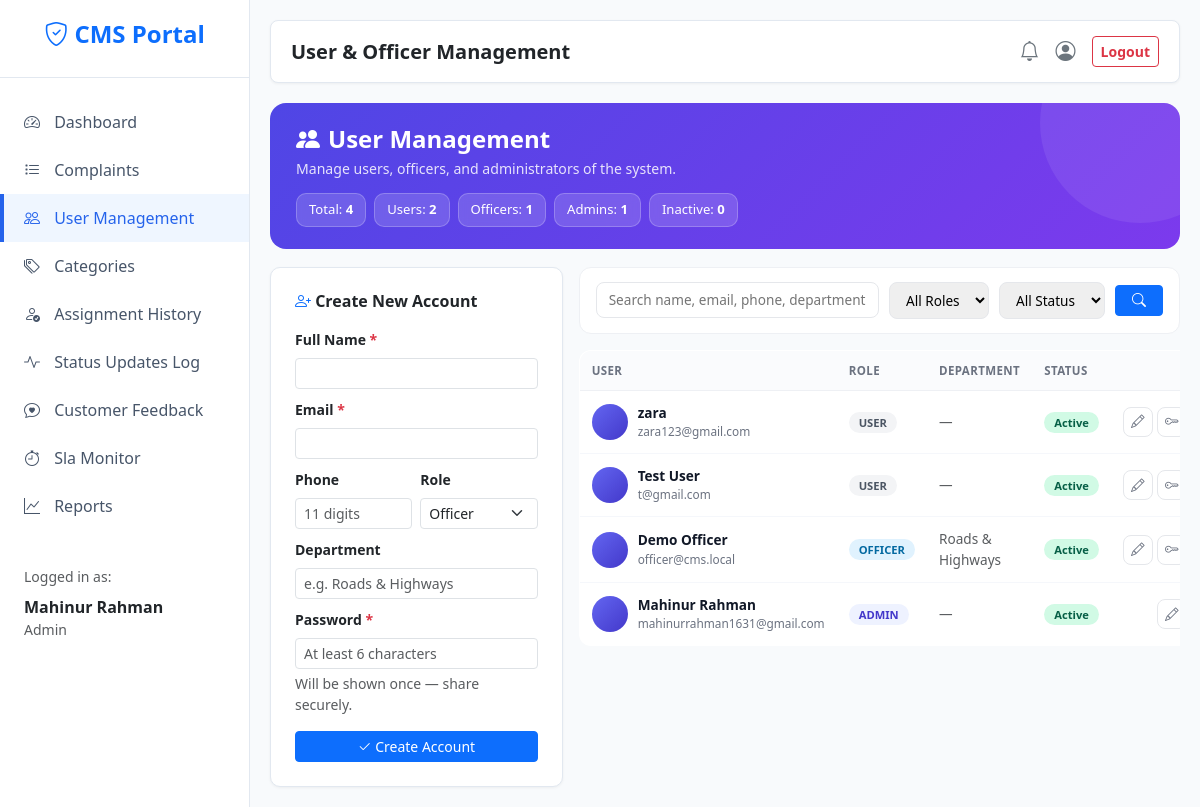
Page /admin/users (signed in) on the committed database.
### models.py (models this page shows, shortened)
class User(db.Model, UserMixin):
    __tablename__ = "users"
    id = db.Column(db.Integer, primary_key=True)
    name = db.Column(db.String(120), nullable=False)
    email = db.Column(db.String(150), unique=True, nullable=False, index=True)
    phone = db.Column(db.String(20))
    address = db.Column(db.String(255))
    password_hash = db.Column(db.String(255), nullable=False)
    role = db.Column(db.String(20), nullable=False, default="user", index=True)
    department = db.Column(db.String(120))
    is_active = db.Column(db.Boolean, nullable=False, default=True)
    created_at = db.Column(db.DateTime, default=datetime.utcnow)
    reset_otp = db.Column(db.String(6), nullable=True)
    otp_expiry = db.Column(db.DateTime, nullable=True)

### app.py (the view, shortened to what this page needs)
@app.route("/admin/users", methods=["GET", "POST"])
@role_required("admin")
def admin_users():
    role_filter = request.args.get("role", "")
    search = request.args.get("q", "").strip()
    status_filter = request.args.get("status", "").strip()
    q = User.query
    if role_filter in ROLES:
        q = q.filter(User.role == role_filter)
    if status_filter == "active":
        q = q.filter(User.is_active.is_(True))
    elif status_filter == "inactive":
        q = q.filter(User.is_active.is_(False))
    users = q.order_by(User.created_at.desc()).all()
    stats = {
        "total": User.query.count(),
        "users": User.query.filter_by(role="user").count(),
        "officers": User.query.filter_by(role="officer", is_active=True).count(),
        "admins": User.query.filter_by(role="admin").count(),
        "inactive": User.query.filter_by(is_active=False).count(),
    }
    return render_template("admin/users.html", users=users,
                           role_filter=role_filter, search=search,
                           status_filter=status_filter, stats=stats)

### app.py (called while the page is built)
@login_manager.user_loader
def load_user(user_id):
    return db.session.get(User, int(user_id))

def role_required(*roles):
    def decorator(fn):
        @wraps(fn)
        @login_required
        def wrapper(*args, **kwargs):
            if current_user.role not in roles:
                abort(403)
            return fn(*args, **kwargs)
        return wrapper
    return decorator

def t(key, **kwargs):
    text = (key or "").replace("_", " ").replace("-", " ").title()
    if kwargs:
        try:
            text = text.format(**kwargs)
        except (KeyError, IndexError):
            pass
    return text

@app.context_processor
def inject_globals():
    unread = 0
    try:
        if current_user.is_authenticated:
            unread = Notification.query.filter_by(user_id=current_user.id, is_read=False).count()
    except Exception:
        unread = 0
    return dict(
        unread_count=unread,
        STATUSES=STATUSES,
        PRIORITIES=PRIORITIES,
        get_sla_status=get_sla_status,
        t=t,
    )

### templates/admin/users.html (shortened to what this page needs)
{% extends "base.html" %}
{% block page_title %}User & Officer Management{% endblock %}
{% block content %}
<div class="um-hero">
  <h4><i class="bi bi-people-fill me-2"></i>User Management</h4>
  <p>Manage users, officers, and administrators of the system.</p>
  <div class="um-stat-chips">
    <div class="um-stat-chip">Total: <strong>{{ stats.total }}</strong></div>
    <div class="um-stat-chip">Users: <strong>{{ stats.users }}</strong></div>
    <div class="um-stat-chip">Officers: <strong>{{ stats.officers }}</strong></div>
    <div class="um-stat-chip">Admins: <strong>{{ stats.admins }}</strong></div>
    <div class="um-stat-chip">Inactive: <strong>{{ stats.inactive }}</strong></div>
  </div>
</div>
<div class="row g-3">
  <div class="col-lg-4">
    <div class="card p-4">
      <h6 class="fw-bold mb-3">
        <i class="bi bi-person-plus text-primary"></i> Create New Account
      </h6>
      <form method="post">
        <div class="mb-2">
          <label class="form-label small fw-semibold">Full Name <span class="text-danger">*</span></label>
          <input type="text" name="name" class="form-control form-control-sm" required minlength="3">
        </div>
        <div class="mb-2">
          <label class="form-label small fw-semibold">Email <span class="text-danger">*</span></label>
          <input type="email" name="email" class="form-control form-control-sm" required>
        </div>
        <div class="row g-2 mb-2">
          <div class="col-6">
            <label class="form-label small fw-semibold">Phone</label>
            <input type="text" name="phone" class="form-control form-control-sm"
                   placeholder="11 digits">
          </div>
          <div class="col-6">
            <label class="form-label small fw-semibold">Role</label>
            <select name="role" class="form-select form-select-sm">
              <option value="officer">Officer</option>
            </select>
          </div>
        </div>
        <div class="mb-2">
          <label class="form-label small fw-semibold">Department</label>
          <input type="text" name="department" class="form-control form-control-sm"
                 placeholder="e.g. Roads & Highways">
        </div>
        <div class="mb-3">
          <label class="form-label small fw-semibold">Password <span class="text-danger">*</span></label>
          <input type="text" name="password" class="form-control form-control-sm"
                 required minlength="6" placeholder="At least 6 characters">
          <div class="form-text">Will be shown once — share securely.</div>
        </div>
        <button class="btn btn-primary btn-sm w-100">
          <i class="bi bi-check2"></i> Create Account
        </button>
      </form>
    </div>
  </div>
  <div class="col-lg-8">
    <form method="get" class="um-filter">
      <input type="text" name="q" value="{{ search }}"
             placeholder="Search name, email, phone, department...">
      <select name="role" onchange="this.form.submit()">
        <option value="">All Roles</option>
      </select>
      <select name="status" onchange="this.form.submit()">
        <option value="">All Status</option>
      </select>
      <button type="submit" class="btn btn-primary btn-sm px-3">
        <i class="bi bi-search"></i>
      </button>
    </form>
    <div class="table-responsive">
      <table class="um-table">
        <thead>
          <tr>
            <th>User</th>
            <th>Role</th>
            <th>Department</th>
            <th>Status</th>
            <th class="text-end">Actions</th>
          </tr>
        </thead>
        <tbody>
          {% for u in users %}
            <tr>
              <td>
                <div class="um-user-cell">
                  <div class="um-avatar">{{ u.initials }}</div>
                  <div>
                    <div class="um-name">{{ u.name }}</div>
                    <div class="um-email">{{ u.email }}</div>
                  </div>
                </div>
              </td>
              <td><span class="um-badge {{ u.role }}">{{ u.role|upper }}</span></td>
              <td class="small text-muted">{{ u.department or '—' }}</td>
              <td>
                <span class="um-badge {{ 'active' if u.is_active else 'inactive' }}">
                  {{ 'Active' if u.is_active else 'Inactive' }}
                </span>
              </td>
              <td class="text-end">
                <div class="d-flex gap-1 justify-content-end">
                  <button type="button" class="um-action-btn"
                          data-bs-toggle="modal" data-bs-target="#editModal{{ u.id }}"
                          title="Edit">
                    <i class="bi bi-pencil"></i>
                  </button>
                  <button type="button" class="um-action-btn"
                          data-bs-toggle="modal" data-bs-target="#resetPwModal{{ u.id }}"
                          title="Reset Password">
                    <i class="bi bi-key"></i>
                  </button>
                </div>
              </td>
            </tr>
          {% endfor %}
        </tbody>
      </table>
    </div>
  </div>
</div>
{% endblock %}

### templates/base.html (shortened to what this page needs)
<!DOCTYPE html>
<html lang="en">
<head>
    <link href="https://cdn.jsdelivr.net/npm/bootstrap@5.3.2/dist/css/bootstrap.min.css" rel="stylesheet">
    <link rel="stylesheet" href="https://cdn.jsdelivr.net/npm/bootstrap-icons@1.11.1/font/bootstrap-icons.css">
</head>
<body>
    <div class="wrapper">
        <nav id="sidebar">
            <div class="sidebar-header">
                <h4 class="fw-bold text-primary"><i class="bi bi-shield-check"></i> CMS Portal</h4>
            </div>
            <ul class="list-unstyled components">
                <li>
                    <a href="{{ url_for('dashboard_router') }}" class="{{ 'active' if request.endpoint == 'dashboard_router' }}">
                        <i class="bi bi-speedometer2"></i> {{ t('dashboard') }}
                    </a>
                </li>
                <li>
                    <a href="{{ url_for('complaints_list') }}" class="{{ 'active' if request.endpoint == 'complaints_list' }}">
                        <i class="bi bi-list-task"></i> {{ t('complaints') }}
                    </a>
                </li>
                {% if current_user.role == 'admin' %}
                <li>
                    <a href="{{ url_for('admin_users') }}" class="{{ 'active' if request.endpoint == 'admin_users' }}">
                        <i class="bi bi-people"></i> {{ t('user_management') }}
                    </a>
                </li>
                <li>
                    <a href="{{ url_for('admin_categories') }}" class="{{ 'active' if request.endpoint == 'admin_categories' }}">
                        <i class="bi bi-tags"></i> {{ t('categories') }}
                    </a>
                </li>
                <li>
                    <a href="{{ url_for('admin_assignments') }}" class="{{ 'active' if request.endpoint == 'admin_assignments' }}">
                        <i class="bi bi-person-check"></i> {{ t('assignment_history') }}
                    </a>
                </li>
                <li>
                    <a href="{{ url_for('admin_updates') }}" class="{{ 'active' if request.endpoint == 'admin_updates' }}">
                        <i class="bi bi-activity"></i> {{ t('status_updates_log') }}
                    </a>
                </li>
                <li>
                    <a href="{{ url_for('admin_feedback') }}" class="{{ 'active' if request.endpoint == 'admin_feedback' }}">
                        <i class="bi bi-chat-heart"></i> {{ t('customer_feedback') }}
                    </a>
                </li>
                <li>
                    <a href="{{ url_for('admin_sla') }}" class="{{ 'active' if request.endpoint == 'admin_sla' }}">
                        <i class="bi bi-stopwatch"></i> {{ t('sla_monitor') }}
                    </a>
                </li>
                <li>
                    <a href="{{ url_for('admin_reports') }}" class="{{ 'active' if request.endpoint == 'admin_reports' }}">
                        <i class="bi bi-graph-up"></i> {{ t('reports') }}
                    </a>
                </li>
                {% endif %}
            </ul>
            <ul class="list-unstyled mt-3 px-3">
                <li class="text-muted small mb-2 px-2">Logged in as:</li>
                <li class="px-2 mb-3">
                    <div class="text-dark fw-bold">{{ current_user.name }}</div>
                    <div class="text-muted small text-capitalize">{{ current_user.role }}</div>
                </li>
            </ul>
        </nav>
        <div id="content">
            <div class="top-navbar d-flex justify-content-between align-items-center">
                <h5 class="mb-0 fw-bold text-dark">{% block page_title %}{{ t('dashboard') }}{% endblock %}</h5>
                <div class="d-flex align-items-center gap-3">
                    <a href="{{ url_for('notifications') }}" class="text-secondary position-relative text-decoration-none">
                        <i class="bi bi-bell fs-5"></i>
                    </a>
                    <a href="{{ url_for('profile') }}" class="text-secondary text-decoration-none" title="{{ t('profile') }}">
                        <i class="bi bi-person-circle fs-5"></i>
                    </a>
                    <form action="{{ url_for('logout') }}" method="POST" class="d-inline m-0 p-0">
                        <button type="submit" class="btn btn-sm btn-outline-danger fw-bold">{{ t('logout') }}</button>
                    </form>
                </div>
            </div>
            {% block content %}{% endblock %}
        </div>
    </div>
</body>
</html>

### templates/base.html (style rules this page uses)
body { background-color: #f8fafc; overflow-x: hidden; font-family: 'Segoe UI', Tahoma, Geneva, Verdana, sans-serif; }
.wrapper { display: flex; width: 100%; align-items: stretch; }
#sidebar { min-width: 250px; max-width: 250px; background: #ffffff; border-right: 1px solid #e2e8f0; min-height: 100vh; transition: all 0.3s; }
#sidebar .sidebar-header { padding: 20px; background: #ffffff; text-align: center; border-bottom: 1px solid #e2e8f0; }
#sidebar ul.components { padding: 20px 0; }
#sidebar ul li a { padding: 12px 20px; font-size: 1rem; display: block; color: #475569; font-weight: 500; text-decoration: none; transition: 0.2s; border-left: 4px solid transparent; }
#sidebar ul li a:hover, #sidebar ul li a.active { color: #2563eb; background: #eff6ff; border-left: 4px solid #2563eb; }
#sidebar ul li a i { margin-right: 10px; }
#content { width: 100%; padding: 20px; min-height: 100vh; }
.top-navbar { background: #ffffff; padding: 15px 20px; box-shadow: 0 1px 3px rgba(0,0,0,.05); margin-bottom: 20px; border-radius: 8px; border: 1px solid #e2e8f0; }
.card { border: 1px solid #e2e8f0; box-shadow: 0 1px 3px rgba(0,0,0,.05); border-radius: 10px; }

### templates/admin/users.html (style rules this page uses)
.um-hero { background: linear-gradient(135deg, #4f46e5, #7c3aed); border-radius: 16px; padding: 22px 26px; color: #fff; margin-bottom: 18px; position: relative; overflow: hidden; }
.um-hero::after { content: ""; position: absolute; width: 200px; height: 200px; background: rgba(255,255,255,.08); border-radius: 50%; top: -80px; right: -60px; }
.um-hero h4 { font-weight: 700; margin: 0 0 4px; position: relative; z-index: 2; }
.um-hero p { opacity: .85; margin: 0; font-size: .88rem; position: relative; z-index: 2; }
.um-stat-chips { display: flex; flex-wrap: wrap; gap: 8px; margin-top: 14px; position: relative; z-index: 2; }
.um-stat-chip { background: rgba(255,255,255,.15); border: 1px solid rgba(255,255,255,.22); border-radius: 10px; padding: 6px 12px; font-size: .82rem; backdrop-filter: blur(4px); }
.um-stat-chip strong { font-weight: 700; }
.um-filter { background: #fff; border-radius: 12px; border: 1px solid #eef0f4; padding: 14px 16px; margin-bottom: 16px; display: flex; flex-wrap: wrap; gap: 10px; align-items: center; }
.um-filter input, .um-filter select { border: 1.5px solid #e5e7eb; border-radius: 8px; padding: 7px 12px; font-size: .85rem; }
.um-filter input { flex: 1; min-width: 200px; }
.um-table { width: 100%; border-collapse: collapse; background: #fff; border-radius: 12px; overflow: hidden; border: 1px solid #eef0f4; }
.um-table thead th { background: #fafbfd; padding: 11px 12px; font-size: .72rem; font-weight: 700; color: #6b7280; text-transform: uppercase; letter-spacing: .4px; text-align: left; border-bottom: 1px solid #eef0f4; }
.um-table tbody td { padding: 12px; font-size: .85rem; border-bottom: 1px solid #f5f7fb; vertical-align: middle; }
.um-avatar { width: 36px; height: 36px; border-radius: 50%; background: linear-gradient(135deg, #6366f1, #4338ca); color: #fff; display: inline-flex; align-items: center; justify-content: center; font-size: .72rem; font-weight: 700; flex-shrink: 0; }
.um-user-cell { display: flex; align-items: center; gap: 10px; }
.um-name { font-weight: 600; color: #111827; }
.um-email { font-size: .74rem; color: #6b7280; }
.um-badge { padding: 3px 10px; border-radius: 20px; font-size: .7rem; font-weight: 700; }
.um-badge.admin { background: #eef2ff; color: #4338ca; }
.um-badge.officer { background: #e0f2fe; color: #0369a1; }
.um-badge.user { background: #f3f4f6; color: #4b5563; }
.um-badge.active { background: #d1fae5; color: #065f46; }
.um-action-btn { width: 30px; height: 30px; border-radius: 8px; border: 1px solid #e5e7eb; background: #fff; color: #6b7280; display: inline-flex; align-items: center; justify-content: center; transition: all .15s; cursor: pointer; text-decoration: none; }

### rows in the picture
User: name "Mahinur Rahman", role "Admin", email "mahinurrahman1631@gmail.com", role "ADMIN", department "—", is_active "Active"
User: name "zara", email "zara123@gmail.com", role "USER", department "—", is_active "Active"
User: name "Test User", email "t@gmail.com", role "USER", department "—", is_active "Active"
User: name "Demo Officer", email "officer@cms.local", role "OFFICER", department "Roads & Highways", is_active "Active"

### other values in the picture
{{ t('dashboard') }} "Dashboard"
{{ t('complaints') }} "Complaints"
{{ t('user_management') }} "User Management"
{{ t('categories') }} "Categories"
{{ t('assignment_history') }} "Assignment History"
{{ t('status_updates_log') }} "Status Updates Log"
{{ t('customer_feedback') }} "Customer Feedback"
{{ t('sla_monitor') }} "Sla Monitor"
{{ t('reports') }} "Reports"
{{ t('logout') }} "Logout"
{{ stats.total }} "4"
{{ stats.users }} "2"
{{ stats.officers }} "1"
{{ stats.admins }} "1"
{{ stats.inactive }} "0"
